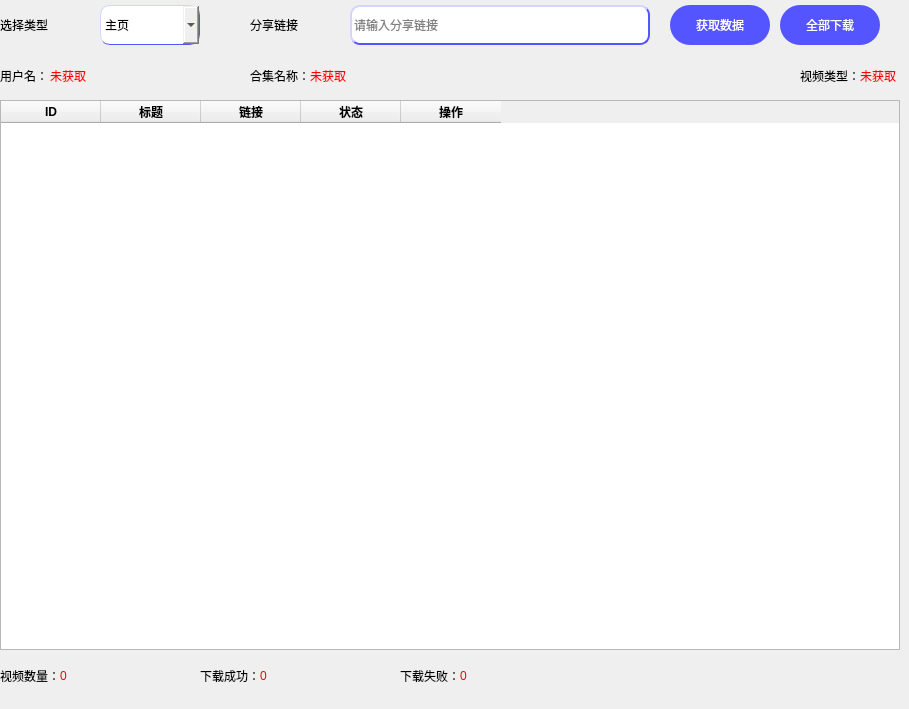
     <widget class="QWidget" name="page">
      <widget class="QWidget" name="widget_6" native="true">
       <property name="geometry">
        <rect>
         <x>0</x>
         <y>0</y>
         <width>900</width>
         <height>700</height>
        </rect>
       </property>
       <widget class="QWidget" name="widget_7" native="true">
        <property name="geometry">
         <rect>
          <x>0</x>
          <y>0</y>
          <width>900</width>
          <height>50</height>
         </rect>
        </property>
        <widget class="QWidget" name="widget_8" native="true">
         <property name="geometry">
          <rect>
           <x>0</x>
           <y>0</y>
           <width>200</width>
           <height>50</height>
          </rect>
         </property>
         <widget class="QLabel" name="label_4">
          <property name="geometry">
           <rect>
            <x>0</x>
            <y>0</y>
            <width>100</width>
            <height>50</height>
           </rect>
          </property>
          <property name="styleSheet">
           <string notr="true">font: 18pt &quot;华文行楷&quot;;</string>
          </property>
          <property name="text">
           <string>选择类型</string>
          </property>
         </widget>
         <widget class="QComboBox" name="comboBox">
          <property name="geometry">
           <rect>
            <x>100</x>
            <y>5</y>
            <width>100</width>
            <height>40</height>
           </rect>
          </property>
          <property name="styleSheet">
           <string notr="true">#comboBox {
	border-radius:10px;
	font: 16pt &quot;华文行楷&quot;;
	border-color: rgb(85, 85, 255);
	border-style: outset;
    border-width: 1px;
}

#comboBox:editable {
    background: rgb(85, 85, 255);
}


</string>
          </property>
          <item>
           <property name="text">
            <string>主页</string>
           </property>
          </item>
          <item>
           <property name="text">
            <string>喜欢</string>
           </property>
          </item>
          <item>
           <property name="text">
            <string>合集</string>
           </property>
          </item>
         </widget>
        </widget>
        <widget class="QWidget" name="widget_9" native="true">
         <property name="geometry">
          <rect>
           <x>200</x>
           <y>0</y>
           <width>450</width>
           <height>50</height>
          </rect>
         </property>
         <widget class="QLabel" name="label_5">
          <property name="geometry">
           <rect>
            <x>50</x>
            <y>0</y>
            <width>100</width>
            <height>50</height>
           </rect>
          </property>
          <property name="styleSheet">
           <string notr="true">font: 18pt &quot;华文行楷&quot;;</string>
          </property>
          <property name="text">
           <string>分享链接</string>
          </property>
         </widget>
         <widget class="QLineEdit" name="lineEdit">
          <property name="geometry">
           <rect>
            <x>150</x>
            <y>5</y>
            <width>300</width>
            <height>40</height>
           </rect>
          </property>
          <property name="styleSheet">
           <string notr="true">#lineEdit {
	font: 75 12pt &quot;Alimama ShuHeiTi&quot;;
    border-style: outset;
    border-width: 2px;
	border-color: rgb(85, 85, 255);
	border-radius:10px
}</string>
          </property>
          <property name="placeholderText">
           <string>请输入分享链接</string>
          </property>
         </widget>
        </widget>
        <widget class="QWidget" name="widget_10" native="true">
         <property name="geometry">
          <rect>
           <x>650</x>
           <y>0</y>
           <width>250</width>
           <height>50</height>
          </rect>
         </property>
         <layout class="QHBoxLayout" name="horizontalLayout_2">
          <property name="spacing">
           <number>10</number>
          </property>
          <property name="leftMargin">
           <number>20</number>
          </property>
          <property name="topMargin">
           <number>0</number>
          </property>
          <property name="rightMargin">
           <number>20</number>
          </property>
          <property name="bottomMargin">
           <number>0</number>
          </property>
          <item>
           <widget class="QPushButton" name="pushButton_8">
            <property name="minimumSize">
             <size>
              <width>0</width>
              <height>40</height>
             </size>
            </property>
            <property name="styleSheet">
             <string notr="true">#pushButton_8{
	border:none;
	color: rgb(255, 255, 255);
	font: 15pt &quot;华文行楷&quot;;
	background-color: rgb(85, 85, 255);
	border-radius:20px;
}
#pushButton_8:pressed{
	padding-left:5px;
	padding-top:5px;
}</string>
            </property>
            <property name="text">
             <string>获取数据</string>
            </property>
           </widget>
          </item>
          <item>
           <widget class="QPushButton" name="pushButton_9">
            <property name="minimumSize">
             <size>
              <width>0</width>
              <height>40</height>
             </size>
            </property>
            <property name="styleSheet">
             <string notr="true">#pushButton_9{
	border:none;
	color: rgb(255, 255, 255);
	font: 15pt &quot;华文行楷&quot;;
	background-color: rgb(85, 85, 255);
	border-radius:20px;
}
#pushButton_9:pressed{
	padding-left:5px;
	padding-top:5px;
}</string>
            </property>
            <property name="text">
             <string>全部下载</string>
            </property>
           </widget>
          </item>
         </layout>
        </widget>
       </widget>
       <widget class="QWidget" name="widget_11" native="true">
        <property name="geometry">
         <rect>
          <x>0</x>
          <y>650</y>
          <width>900</width>
          <height>50</height>
         </rect>
        </property>
        <widget class="QLabel" name="label_18">
         <property name="geometry">
          <rect>
           <x>0</x>
           <y>20</y>
           <width>60</width>
           <height>12</height>
          </rect>
         </property>
         <property name="text">
          <string>视频数量：</string>
         </property>
        </widget>
        <widget class="QLabel" name="label_19">
         <property name="geometry">
          <rect>
           <x>60</x>
           <y>20</y>
           <width>140</width>
           <height>12</height>
          </rect>
         </property>
         <property name="styleSheet">
          <string notr="true">color: rgb(255, 0, 0);</string>
         </property>
         <property name="text">
          <string>0</string>
         </property>
        </widget>
        <widget class="QLabel" name="label_20">
         <property name="geometry">
          <rect>
           <x>200</x>
           <y>20</y>
           <width>60</width>
           <height>12</height>
          </rect>
         </property>
         <property name="text">
          <string>下载成功：</string>
         </property>
        </widget>
        <widget class="QLabel" name="label_21">
         <property name="geometry">
          <rect>
           <x>260</x>
           <y>20</y>
           <width>140</width>
           <height>12</height>
          </rect>
         </property>
         <property name="styleSheet">
          <string notr="true">color: rgb(255, 0, 0);</string>
         </property>
         <property name="text">
          <string>0</string>
         </property>
        </widget>
        <widget class="QLabel" name="label_22">
         <property name="geometry">
          <rect>
           <x>400</x>
           <y>20</y>
           <width>60</width>
           <height>12</height>
          </rect>
         </property>
         <property name="text">
          <string>下载失败：</string>
         </property>
        </widget>
        <widget class="QLabel" name="label_23">
         <property name="geometry">
          <rect>
           <x>460</x>
           <y>20</y>
           <width>140</width>
           <height>12</height>
          </rect>
         </property>
         <property name="styleSheet">
          <string notr="true">color: rgb(255, 0, 0);</string>
         </property>
         <property name="text">
          <string>0</string>
         </property>
        </widget>
       </widget>
       <widget class="QWidget" name="widget_12" native="true">
        <property name="geometry">
         <rect>
          <x>0</x>
          <y>50</y>
          <width>900</width>
          <height>50</height>
         </rect>
        </property>
        <widget class="QLabel" name="label_6">
         <property name="geometry">
          <rect>
           <x>0</x>
           <y>20</y>
           <width>50</width>
           <height>12</height>
          </rect>
         </property>
         <property name="text">
          <string>用户名：</string>
         </property>
        </widget>
        <widget class="QLabel" name="label_7">
         <property name="geometry">
          <rect>
           <x>50</x>
           <y>20</y>
           <width>200</width>
           <height>12</height>
          </rect>
         </property>
         <property name="styleSheet">
          <string notr="true">color: rgb(255, 0, 0);</string>
         </property>
         <property name="text">
          <string>未获取</string>
         </property>
        </widget>
        <widget class="QLabel" name="label_16">
         <property name="geometry">
          <rect>
           <x>800</x>
           <y>20</y>
           <width>60</width>
           <height>12</height>
          </rect>
         </property>
         <property name="text">
          <string>视频类型：</string>
         </property>
        </widget>
        <widget class="QLabel" name="label_17">
         <property name="geometry">
          <rect>
           <x>860</x>
           <y>20</y>
           <width>40</width>
           <height>12</height>
          </rect>
         </property>
         <property name="styleSheet">
          <string notr="true">color: rgb(255, 0, 0);</string>
         </property>
         <property name="text">
          <string>未获取</string>
         </property>
        </widget>
        <widget class="QLabel" name="label_24">
         <property name="geometry">
          <rect>
           <x>250</x>
           <y>20</y>
           <width>60</width>
           <height>12</height>
          </rect>
         </property>
         <property name="text">
          <string>合集名称：</string>
         </property>
        </widget>
        <widget class="QLabel" name="label_25">
         <property name="geometry">
          <rect>
           <x>310</x>
           <y>20</y>
           <width>200</width>
           <height>12</height>
          </rect>
         </property>
         <property name="styleSheet">
          <string notr="true">color: rgb(255, 0, 0);</string>
         </property>
         <property name="text">
          <string>未获取</string>
         </property>
        </widget>
       </widget>
       <widget class="QTableWidget" name="tableWidget">
        <property name="geometry">
         <rect>
          <x>0</x>
          <y>100</y>
          <width>900</width>
          <height>550</height>
         </rect>
        </property>
        <property name="gridStyle">
         <enum>Qt::NoPen</enum>
        </property>
        <property name="rowCount">
         <number>0</number>
        </property>
        <column>
         <property name="text">
          <string>ID</string>
         </property>
         <property name="font">
          <font>
           <weight>75</weight>
           <bold>true</bold>
          </font>
         </property>
         <property name="textAlignment">
          <set>AlignCenter</set>
         </property>
        </column>
        <column>
         <property name="text">
          <string>标题</string>
         </property>
         <property name="font">
          <font>
           <weight>75</weight>
           <bold>true</bold>
          </font>
         </property>
         <property name="textAlignment">
          <set>AlignCenter</set>
         </property>
        </column>
        <column>
         <property name="text">
          <string>链接</string>
         </property>
         <property name="font">
          <font>
           <weight>75</weight>
           <bold>true</bold>
          </font>
         </property>
         <property name="textAlignment">
          <set>AlignCenter</set>
         </property>
        </column>
        <column>
         <property name="text">
          <string>状态</string>
         </property>
         <property name="font">
          <font>
           <weight>75</weight>
           <bold>true</bold>
          </font>
         </property>
         <property name="textAlignment">
          <set>AlignCenter</set>
         </property>
        </column>
        <column>
         <property name="text">
          <string>操作</string>
         </property>
         <property name="font">
          <font>
           <weight>75</weight>
           <bold>true</bold>
          </font>
         </property>
         <property name="textAlignment">
          <set>AlignCenter</set>
         </property>
        </column>
       </widget>
      </widget>
     </widget>
